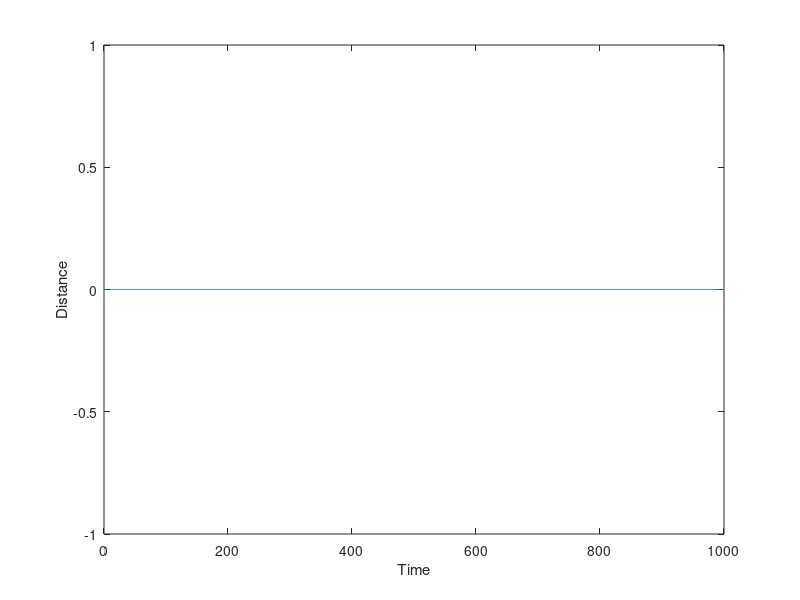

The MATLAB source for this figure:
%% Practice with simple mass-spring system

% Constants
k = 0.5; % spring constant
M = 5; % mass
t(1) = 0; % start time
x(1) = 2; % initial position
v(1) = 0; % initial velocity
dt = 1 % time step

% Make loop for spring motion

niter = 1000
t = zeros(1,niter+1);
x = zeros(1,niter+1);
v = zeros(1,niter+1);
a = zeros(1,niter+1);

for i = 1:niter
    t(i+1) = t(i) + dt;
    a(i+1) = (k./M).*x(i);
    v(i+1) = v(i) + a(i).*dt;
    x(i+1) = x(i) + v(i).*dt;
end

plot(t,x)
xlabel("Time")
ylabel("Distance")
